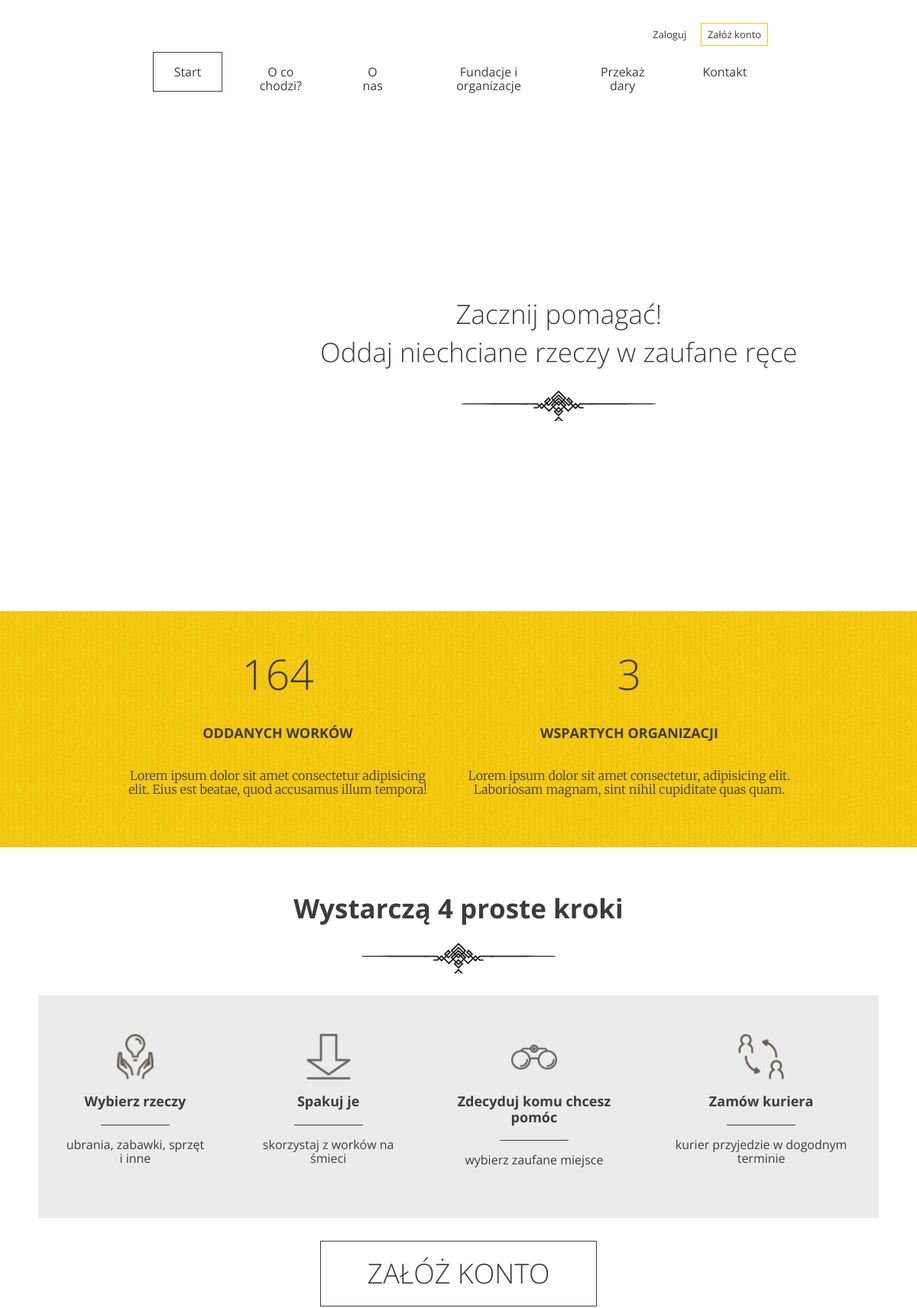
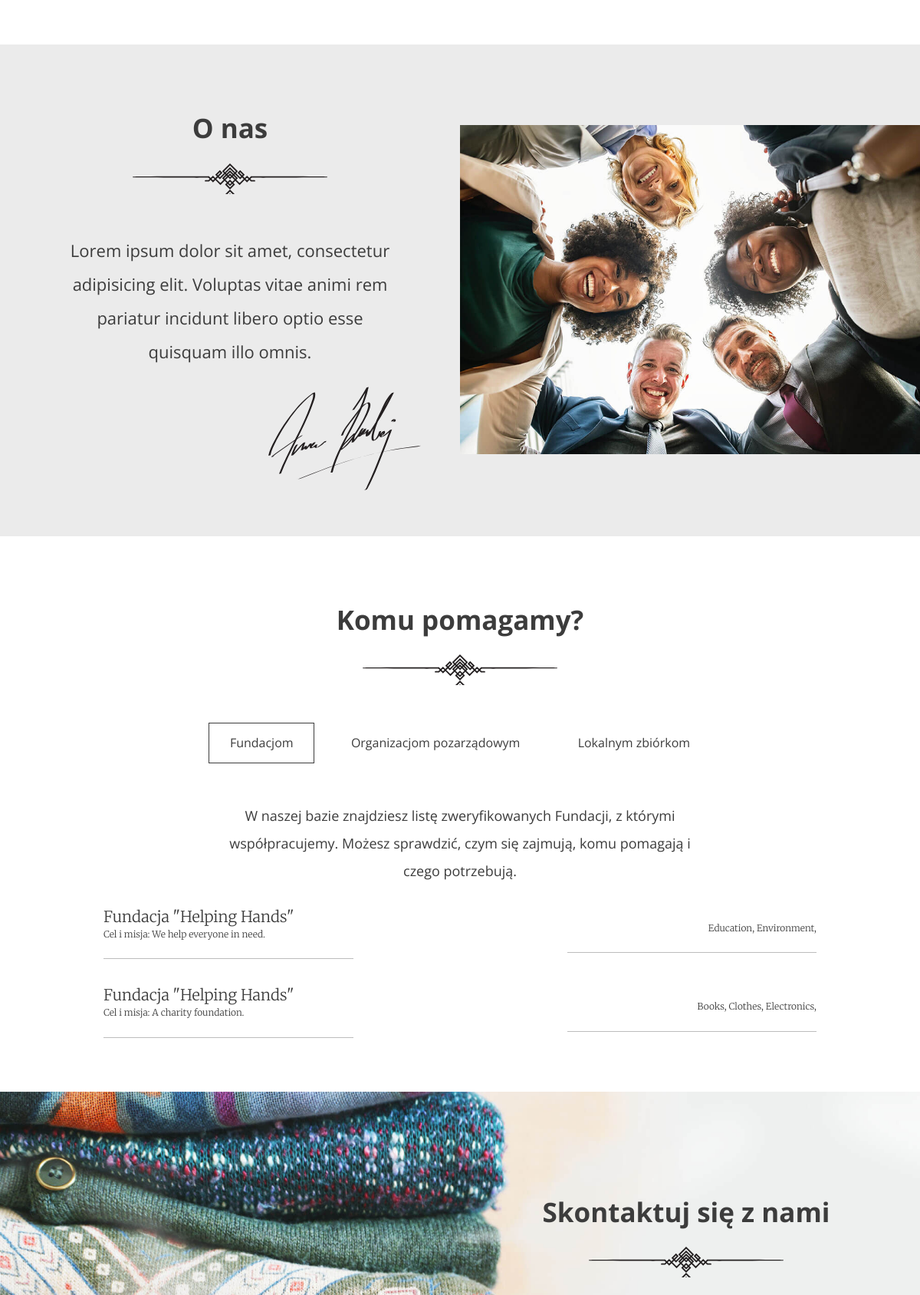
The page / (upper part) on the database its author committed (2 pictures, top to bottom).
### main/models.py (models this page shows)
class Institution(models.Model):
    INSTITUTION_TYPES = {
        1: "Fundacja",
        2: "Organizacja Porządkowa",
        3: "Zbiórka Lokalna",
    }
    name = models.CharField(max_length=100)
    description = models.TextField()
    type = models.IntegerField(choices=INSTITUTION_TYPES, default=1)
    category = models.ManyToManyField(Category)

class Category(models.Model):
    name = models.CharField(max_length=100)

### main/views.py (the view)
# urls.py: path('', LandingPageView.as_view(), name='landing-page'),
class LandingPageView(TemplateView):
    template_name = 'index.html'
    def get_context_data(self, **kwargs):
        donations = Donation.objects.all()
        donation_sum = 0
        for donation in donations:
            donation_sum += donation.quantity
        institutions = Institution.objects.all()
        institution_by_type = []
        for i in range(1, 4):
            institution_by_type.append(list(institutions.filter(type=i)))
        institutions_count = len(institutions)
        return {'donation_sum': donation_sum, 'institutions_count': institutions_count,
                'institution_by_type': institution_by_type}

### utils/context_processors.py (called while the page is built)
def user_info(request):
    if request.user.is_authenticated:
        username = request.user.first_name
        return {'username': username, 'is_superuser': request.user.is_superuser}
    else:
        return {'username': None}

### templates/index.html (shortened to what this page needs)
{% extends "base.html" %}
{% load static %}
{% block header %}
    <div class="slogan container container--90">
        <div class="slogan--item">
            <h1>
                Zacznij pomagać!<br/>
                Oddaj niechciane rzeczy w zaufane ręce
            </h1>
        </div>
    </div>
{% endblock %}
{% block section %}
    <section id="stats" class="stats">
        <div class="container container--85">
            <div class="stats--item">
                <em>{{ donation_sum }}</em>
                <h3>Oddanych worków</h3>
                <p>Lorem ipsum dolor sit amet consectetur adipisicing elit. Eius est beatae, quod accusamus illum
                    tempora!</p>
            </div>
            <div class="stats--item">
                <em>{{ institutions_count }}</em>
                <h3>Wspartych organizacji</h3>
                <p>Lorem ipsum dolor sit amet consectetur, adipisicing elit. Laboriosam magnam, sint nihil cupiditate
                    quas
                    quam.</p>
            </div>
        </div>
    </section>
    <section id="steps" class="steps">
        <h2>Wystarczą 4 proste kroki</h2>
        <div class="steps--container">
            <div class="steps--item">
                <span class="icon icon--hands"></span>
                <h3>Wybierz rzeczy</h3>
                <p>ubrania, zabawki, sprzęt i inne</p>
            </div>
            <div class="steps--item">
                <span class="icon icon--arrow"></span>
                <h3>Spakuj je</h3>
                <p>skorzystaj z worków na śmieci</p>
            </div>
            <div class="steps--item">
                <span class="icon icon--glasses"></span>
                <h3>Zdecyduj komu chcesz pomóc</h3>
                <p>wybierz zaufane miejsce</p>
            </div>
            <div class="steps--item">
                <span class="icon icon--courier"></span>
                <h3>Zamów kuriera</h3>
                <p>kurier przyjedzie w dogodnym terminie</p>
            </div>
        </div>
        <a href="{% url "register" %}" class="btn btn--large">Załóż konto</a>
    </section>
    <section id="about-us" class="about-us">
        <div class="about-us--text">
            <h2>O nas</h2>
            <p>Lorem ipsum dolor sit amet, consectetur adipisicing elit. Voluptas vitae animi rem pariatur incidunt
                libero
                optio esse quisquam illo omnis.</p>
            <img src="images/signature.svg" class="about-us--text-signature" alt="Signature"/>
        </div>
        <div class="about-us--image"><img src="images/about-us.jpg" alt="People in circle"/></div>
    </section>
    <section id="help" class="help">
        <h2>Komu pomagamy?</h2>
        <ul class="help--buttons">
            <li data-id="1"><a href="#" class="btn btn--without-border active">Fundacjom</a></li>
            <li data-id="2"><a href="#" class="btn btn--without-border">Organizacjom pozarządowym</a></li>
            <li data-id="3"><a href="#" class="btn btn--without-border">Lokalnym zbiórkom</a></li>
        </ul>
        <div class="help--slides active" data-id="1">
            <p>W naszej bazie znajdziesz listę zweryfikowanych Fundacji, z którymi współpracujemy.
                Możesz sprawdzić, czym się zajmują, komu pomagają i czego potrzebują.</p>
            <ul class="help--slides-items">
                {% for institution in institution_by_type.0 %}
                    <li>
                        <div class="col">
                            <div class="title">Fundacja "{{ institution.name }}"</div>
                            <div class="subtitle">Cel i misja: {{ institution.description }}</div>
                        </div>
                        <div class="col">
                            <div class="text">
                                {% for category in institution.category.all %}
                                    {{ category.name }},
                                {% endfor %}
                            </div>
                        </div>
                    </li>
                {% endfor %}
            </ul>
        </div>
    </section>
{% endblock %}

### rows shown on the page
Institution: name "Helping Hands", description "We help everyone in need."
Category: name "Education"
Category: name "Environment"
Institution: name "Helping Hands", description "A charity foundation."
Category: name "Books"
Category: name "Clothes"
Category: name "Electronics"

### other values the page prints
{{ donation_sum }} "164"
{{ institutions_count }} "3"
